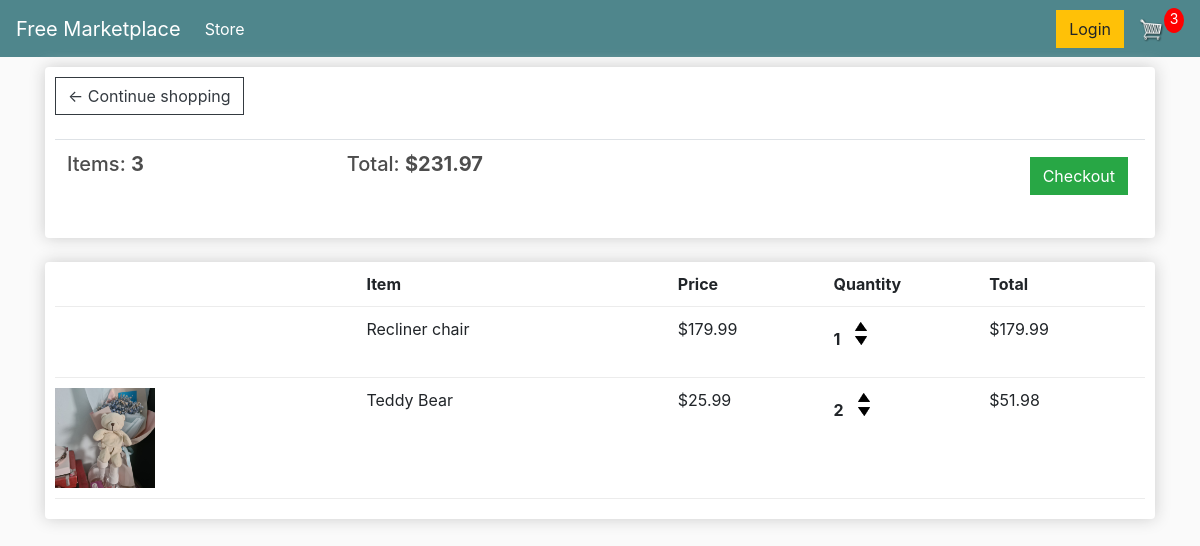
The app's page /cart/ (signed in) with its own data.
### store/models.py (models this page shows, shortened)
class Order(models.Model):
    customer = models.ForeignKey(
        Customer, on_delete=models.SET_NULL, null=True, blank=True
    )
    date_ordered = models.DateTimeField(auto_now_add=True)
    complete = models.BooleanField(default=False, null=True, blank=False)
    transaction_id = models.CharField(max_length=100, null=True)
    @property
    def get_cart_total(self):
        orderitems = self.orderitem_set.all()
        total = sum([item.get_total for item in orderitems])
        return total
    @property
    def get_cart_items(self):
        orderitems = self.orderitem_set.all()
        total = sum([item.quantity for item in orderitems])
        return total

class OrderItem(models.Model):
    product = models.ForeignKey(
        Product, on_delete=models.SET_NULL, blank=True, null=True
    )
    order = models.ForeignKey(Order, on_delete=models.SET_NULL, blank=True, null=True)
    quantity = models.IntegerField(default=0, null=True, blank=True)
    date_added = models.DateTimeField(auto_now_add=True)
    @property
    def get_total(self):
        total = self.product.price * self.quantity
        return total

class Product(models.Model):
    name = models.CharField(max_length=200)
    price = models.FloatField()
    digital = models.BooleanField(default=False, null=True, blank=True)
    image = models.ImageField(null=True, blank=True)
    @property
    def imageURL(self):
        try:
            url = self.image.url
        except:
            url = ""
        return url

### store/views.py (the view)
# urls.py: path("cart/", views.cart, name="cart"),
def cart(request):
    if request.user.is_authenticated:
        customer = request.user.customer
        order, created = Order.objects.get_or_create(customer=customer, complete=False)
        items = order.orderitem_set.all()
        cartItems = order.get_cart_items
    else:
        items = []
        order = {"get_cart_total": 0, "get_cart_items": 0}
        cartItems = order["get_cart_items"]
    context = {"items": items, "order": order, "cartItems": cartItems}
    return render(request, "store/cart.html", context)

### store/templates/store/cart.html
{% extends 'store/main.html' %}
{% load humanize %}
{% load static %}
{% block content %}
<div class="row">
	<div class="col-lg-12">
		<div class="box-element">
			<a href="{% url 'store' %}" class="btn btn-outline-dark">&#x2190; Continue shopping</a>
			<br>
			<br>
			<table class="table">
				<tr>
					<th><h5>Items: <strong>{{order.get_cart_items}}</strong></h5></th>
					<th><h5>Total: <strong>${{order.get_cart_total|floatformat:2|intcomma}}</strong></h5></th>
					<th>
						<a style="float: right; margin: 5px;" href="{% url 'checkout' %}" class="btn btn-success">Checkout</a>
					</th>
				</tr>
			</table>
		</div>
		<br>
		<div class="box-element">
			<div class="cart-row">
				<div style="flex: 2;"></div>
				<div style="flex: 2;"><strong>Item</strong></div>
				<div style="flex: 1;"><strong>Price</strong></div>
				<div style="flex: 1;"><strong>Quantity</strong></div>
				<div style="flex: 1;"><strong>Total</strong></div>
			</div>
			{% for item in items %}
			<div class="cart-row">
				<div style="flex: 2;"><img class="row-image" src="{{item.product.imageURL}}" alt=""></div>
				<div style="flex: 2;">{{item.product.name}}</div>
				<div style="flex: 1;">${{item.product.price|floatformat:2|intcomma}}</div>
				<div style="flex: 1;">
					<p class="quantity">{{item.quantity}}</p>
					<div class="quantity">
						<img data-product='{{item.product.id}}' data-action="add" class="chg-quantity update-cart" src="{% static 'images/arrow-up.png' %}" alt="">
						<img data-product='{{item.product.id}}' data-action="remove" class="chg-quantity update-cart" src="{% static 'images/arrow-down.png' %}" alt="">
					</div>
				</div>
				<div style="flex: 1;">${{item.get_total|floatformat:2|intcomma}}</div>
			</div>
			{% endfor %}
		</div>
	</div>
</div>
{% endblock content %}

### static/css/main.css (style rules this page uses)
body { background-color: hsl(0, 0%, 98%); }
h1,h2,h3,h4,h5,h6 { color:hsl(0, 0%, 30%); }
.box-element { box-shadow:hsl(0, 0%, 80%) 0 0 16px; background-color: #fff; border-radius: 4px; padding: 10px; }
.col-lg-4, .col-lg-6, .col-lg-8, .col-lg-12 { margin-top: 10px; }
.btn { border-radius: 0; }
.row-image { width: 100px; }
.cart-row { display: flex; align-items: flex-stretch; padding-bottom: 10px; margin-bottom: 10px; border-bottom: 1px solid #ececec; }
.quantity { display: inline-block; font-weight: 700; padding-right:10px; }
.chg-quantity { width: 12px; cursor: pointer; display: block; margin-top: 5px; transition:.1s; }

### records on screen
Order: get_cart_items "3", get_cart_total "231.97"
OrderItem: product.name "Recliner chair", product.price "179.99", quantity "1", get_total "179.99"
OrderItem: product.imageURL (picture), product.name "Teddy Bear", product.price "25.99", quantity "2", get_total "51.98"

### other values on screen
{{ cartItems }} "3"
